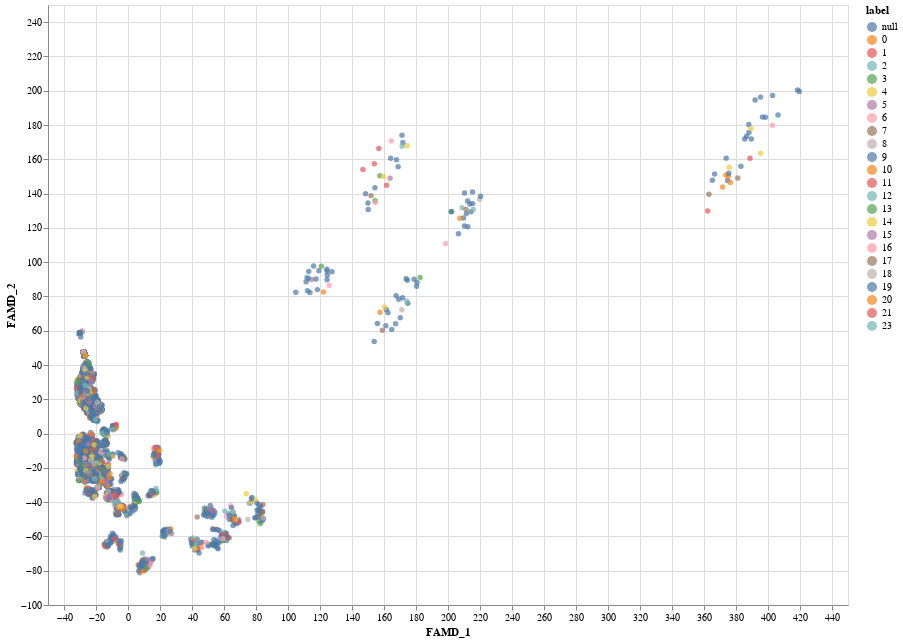

Source (notebook cell):
### Code cell
import altair as alt

#essential for altier to work. very finicky 
alt.data_transformers.disable_max_rows()
alt.data_transformers.enable('default', max_rows=None)

df_famd_denoised = follow_up_hdb[1]

df_famd_denoised['label'] = df['Malec_SumF']

# Altair plot
chart = alt.Chart(df_famd_denoised.reset_index()).mark_circle().encode(
    x='FAMD_1',
    y='FAMD_2',
    color='label:N',
    tooltip='label'
).properties(
    width=800,   # increase width
    height=600   # increase height
).interactive()
chart

### Figure 1 — Vega-Lite specification as saved in the notebook (floating-point values rounded to 4 significant figures; data arrays with more than 128 entries replaced by an {"elided": "..."} marker saying what was removed)
{"config": {"view": {"continuousWidth": 300, "continuousHeight": 300}}, "data": {"name": "data-7d0e5b0d7d8b625a13cc7076b50d38b3"}, "mark": {"type": "circle"}, "encoding": {"color": {"field": "label", "type": "nominal"}, "tooltip": {"field": "label", "type": "nominal"}, "x": {"field": "FAMD_1", "type": "quantitative"}, "y": {"field": "FAMD_2", "type": "quantitative"}}, "height": 600, "params": [{"name": "param_19", "select": {"type": "interval", "encodings": ["x", "y"]}, "bind": "scales"}], "width": 800, "$schema": "https://vega.github.io/schema/vega-lite/v5.20.1.json", "datasets": {"data-7d0e5b0d7d8b625a13cc7076b50d38b3": {"elided": "8630 records"}}}
